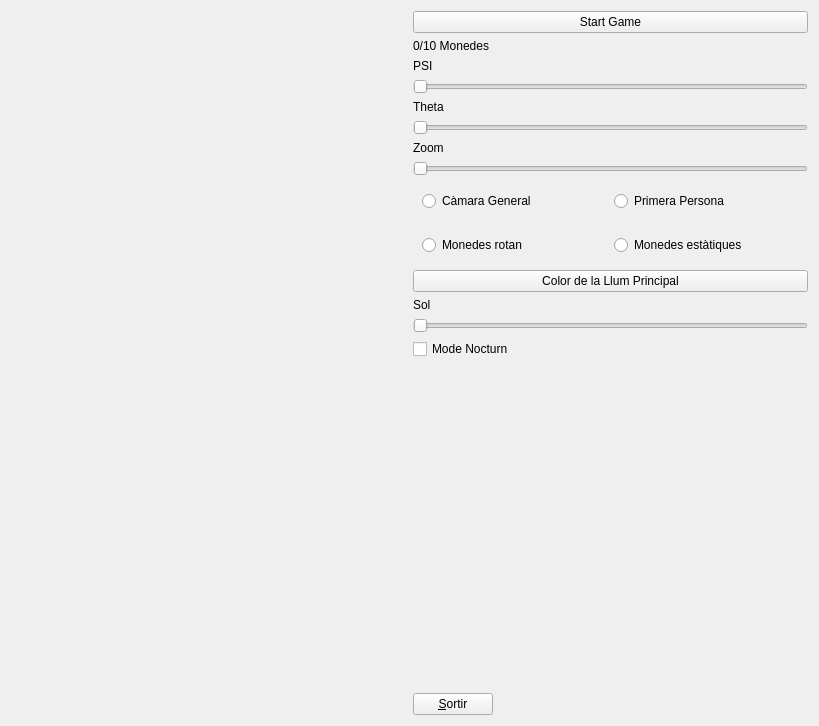
<?xml version="1.0" encoding="UTF-8"?>
<ui version="4.0">
 <class>MyForm</class>
 <widget class="QWidget" name="MyForm">
  <property name="geometry">
   <rect>
    <x>0</x>
    <y>0</y>
    <width>819</width>
    <height>726</height>
   </rect>
  </property>
  <property name="windowTitle">
   <string>IDI-Lab</string>
  </property>
  <layout class="QHBoxLayout" name="horizontalLayout">
   <item>
    <widget class="MyGLWidget" name="widget" native="true">
     <property name="sizePolicy">
      <sizepolicy hsizetype="Expanding" vsizetype="Expanding">
       <horstretch>0</horstretch>
       <verstretch>0</verstretch>
      </sizepolicy>
     </property>
     <property name="minimumSize">
      <size>
       <width>50</width>
       <height>50</height>
      </size>
     </property>
    </widget>
   </item>
   <item>
    <layout class="QVBoxLayout" name="verticalLayout">
     <item>
      <widget class="QPushButton" name="startGame">
       <property name="text">
        <string>Start Game</string>
       </property>
      </widget>
     </item>
     <item>
      <widget class="QLabel" name="monedes">
       <property name="text">
        <string>0/10 Monedes</string>
       </property>
      </widget>
     </item>
     <item>
      <widget class="QLabel" name="label">
       <property name="text">
        <string>PSI</string>
       </property>
      </widget>
     </item>
     <item>
      <widget class="QSlider" name="psiSlider">
       <property name="orientation">
        <enum>Qt::Horizontal</enum>
       </property>
      </widget>
     </item>
     <item>
      <widget class="QLabel" name="label_2">
       <property name="text">
        <string>Theta</string>
       </property>
      </widget>
     </item>
     <item>
      <widget class="QSlider" name="thetaSlider">
       <property name="orientation">
        <enum>Qt::Horizontal</enum>
       </property>
      </widget>
     </item>
     <item>
      <widget class="QLabel" name="label_3">
       <property name="text">
        <string>Zoom</string>
       </property>
      </widget>
     </item>
     <item>
      <widget class="QSlider" name="zoomSlider">
       <property name="orientation">
        <enum>Qt::Horizontal</enum>
       </property>
      </widget>
     </item>
     <item>
      <widget class="QWidget" name="widget_2" native="true">
       <layout class="QHBoxLayout" name="horizontalLayout_4">
        <item>
         <layout class="QHBoxLayout" name="horizontalLayout_2">
          <item>
           <widget class="QRadioButton" name="camaraGen">
            <property name="text">
             <string>Càmara General</string>
            </property>
           </widget>
          </item>
          <item>
           <widget class="QRadioButton" name="primPersona">
            <property name="text">
             <string>Primera Persona</string>
            </property>
           </widget>
          </item>
         </layout>
        </item>
       </layout>
      </widget>
     </item>
     <item>
      <widget class="QWidget" name="widget_3" native="true">
       <layout class="QHBoxLayout" name="horizontalLayout_5">
        <item>
         <layout class="QHBoxLayout" name="horizontalLayout_3">
          <item>
           <widget class="QRadioButton" name="rotMonedes">
            <property name="text">
             <string>Monedes rotan</string>
            </property>
           </widget>
          </item>
          <item>
           <widget class="QRadioButton" name="estMonedes">
            <property name="text">
             <string>Monedes estàtiques</string>
            </property>
           </widget>
          </item>
         </layout>
        </item>
       </layout>
      </widget>
     </item>
     <item>
      <widget class="QPushButton" name="colorLlum">
       <property name="text">
        <string>Color de la Llum Principal</string>
       </property>
      </widget>
     </item>
     <item>
      <widget class="QLabel" name="label_4">
       <property name="text">
        <string>Sol</string>
       </property>
      </widget>
     </item>
     <item>
      <widget class="QSlider" name="solSlider">
       <property name="orientation">
        <enum>Qt::Horizontal</enum>
       </property>
      </widget>
     </item>
     <item>
      <widget class="QCheckBox" name="nocturn">
       <property name="text">
        <string>Mode Nocturn</string>
       </property>
      </widget>
     </item>
     <item>
      <spacer name="verticalSpacer">
       <property name="orientation">
        <enum>Qt::Vertical</enum>
       </property>
       <property name="sizeHint" stdset="0">
        <size>
         <width>20</width>
         <height>40</height>
        </size>
       </property>
      </spacer>
     </item>
     <item>
      <widget class="QPushButton" name="pushButton">
       <property name="sizePolicy">
        <sizepolicy hsizetype="Fixed" vsizetype="Fixed">
         <horstretch>0</horstretch>
         <verstretch>0</verstretch>
        </sizepolicy>
       </property>
       <property name="text">
        <string>&amp;Sortir</string>
       </property>
      </widget>
     </item>
    </layout>
   </item>
  </layout>
 </widget>
 <customwidgets>
  <customwidget>
   <class>MyGLWidget</class>
   <extends>QWidget</extends>
   <header>MyGLWidget.h</header>
   <container>1</container>
  </customwidget>
 </customwidgets>
 <resources/>
 <connections>
  <connection>
   <sender>pushButton</sender>
   <signal>clicked()</signal>
   <receiver>MyForm</receiver>
   <slot>close()</slot>
   <hints>
    <hint type="sourcelabel">
     <x>796</x>
     <y>596</y>
    </hint>
    <hint type="destinationlabel">
     <x>409</x>
     <y>362</y>
    </hint>
   </hints>
  </connection>
 </connections>
</ui>
